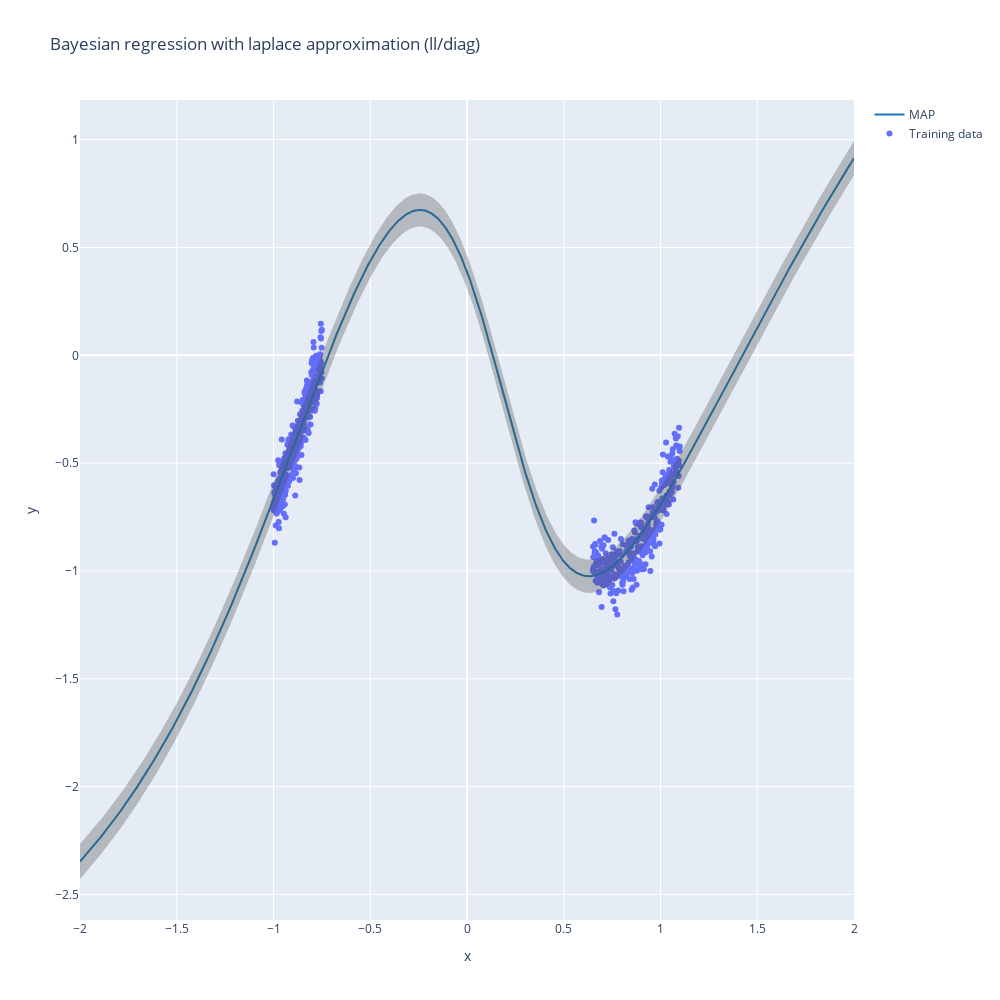

Here is the notebook cell this chart was saved with:
### Code cell
la = experiment_btwn.train_la(model=model, dataloader=experiment_btwn.train_dataloader, subset_of_weights="last_layer", hessian_structure="diag", sigma_noise=0.075)
experiment_la(la, X_tr=X_train, y_tr=y_train, X_te=X_test, title="Bayesian regression with laplace approximation (ll/diag)")

### Figure 1 — Plotly figure (JSON) as saved in the notebook; plotly's stock layout.template omitted (floating-point values rounded to 4 significant figures; data arrays with more than 128 entries replaced by an {"elided": "..."} marker saying what was removed)
{"data": [{"mode": "markers", "name": "Training data", "type": "scatter", "x": {"elided": "670 float values"}, "y": {"elided": "670 float values"}}, {"line": {"color": "rgb(31, 119, 180)"}, "mode": "lines", "name": "MAP", "type": "scatter", "x": {"elided": "1000 float values"}, "y": {"elided": "1000 float values"}}, {"line": {"width": 0}, "marker": {"color": "#444"}, "mode": "lines", "name": "Upper Bound", "showlegend": false, "type": "scatter", "x": {"elided": "1000 float values"}, "y": {"elided": "1000 float values"}}, {"fill": "tonexty", "fillcolor": "rgba(68, 68, 68, 0.3)", "line": {"width": 0}, "marker": {"color": "#444"}, "mode": "lines", "name": "Lower Bound", "showlegend": false, "type": "scatter", "x": {"elided": "1000 float values"}, "y": {"elided": "1000 float values"}}], "layout": {"autosize": false, "height": 1000, "hovermode": "x", "title": {"text": "Bayesian regression with laplace approximation (ll/diag)"}, "width": 1000, "xaxis": {"title": {"text": "x"}}, "yaxis": {"title": {"text": "y"}}}}
